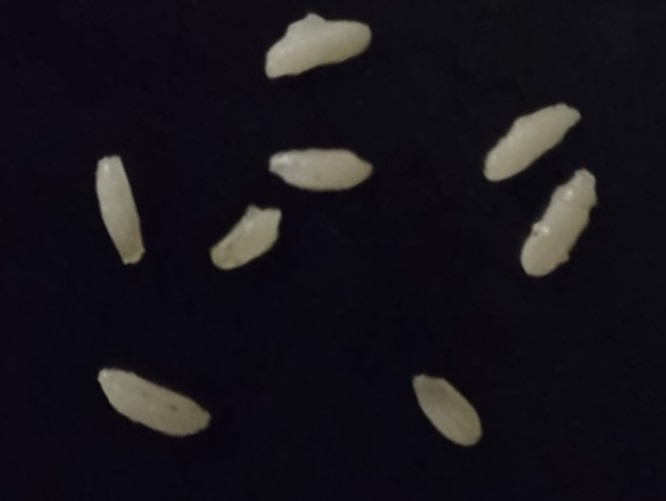
#> input picture goruntuIslemeOdev3/p.jpg, 666 x 501 px
$ python odev3.py
#> lines starting #> are read from the running program, lines starting #| are printed output that depends on the picture; after the words box and inside, x2 and y2 are one past the last pixel; in counts of white or black regions, pixels touching at a corner belong together
import cv2
import numpy as np

foto = cv2.imread("p.jpg")
#> foto is the input picture: shape (501, 666, 3); mean B, G, R 25.8, 19.7, 22.4
foto = cv2.cvtColor(foto,cv2.COLOR_BGR2GRAY)
#> foto: shape (501, 666)

ret, siyahBeyazFoto = cv2.threshold(foto, 50, 255, 0)
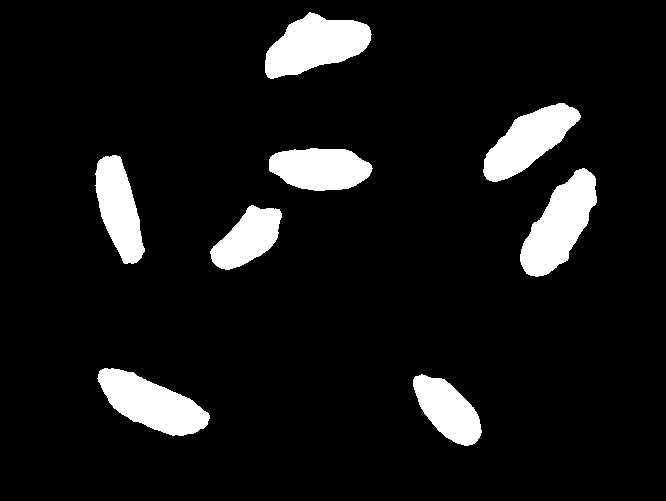
#> siyahBeyazFoto: shape (501, 666); 8.8% white; 8 white regions

contours, hierarchy  = cv2.findContours(siyahBeyazFoto, cv2.RETR_EXTERNAL, cv2.CHAIN_APPROX_SIMPLE)
#> contours = 8 contours; box (x1, y1, x2, y2) and area: (520, 168, 597, 277) 4372, (265, 12, 372, 79) 4302, (97, 368, 210, 436) 4122, (483, 103, 581, 182) 3764, (269, 148, 373, 191) 3330, (95, 155, 145, 264) 3196, (413, 374, 482, 446) 2818, (210, 205, 282, 270) 2642

print("Görseldeki pirinç sayısı: ",len(contours))
#| Görseldeki pirinç sayısı:  8
cv2.imshow("originalFoto",foto)
cv2.imshow("siyahBeyazFoto",siyahBeyazFoto)
cv2.waitKey()
